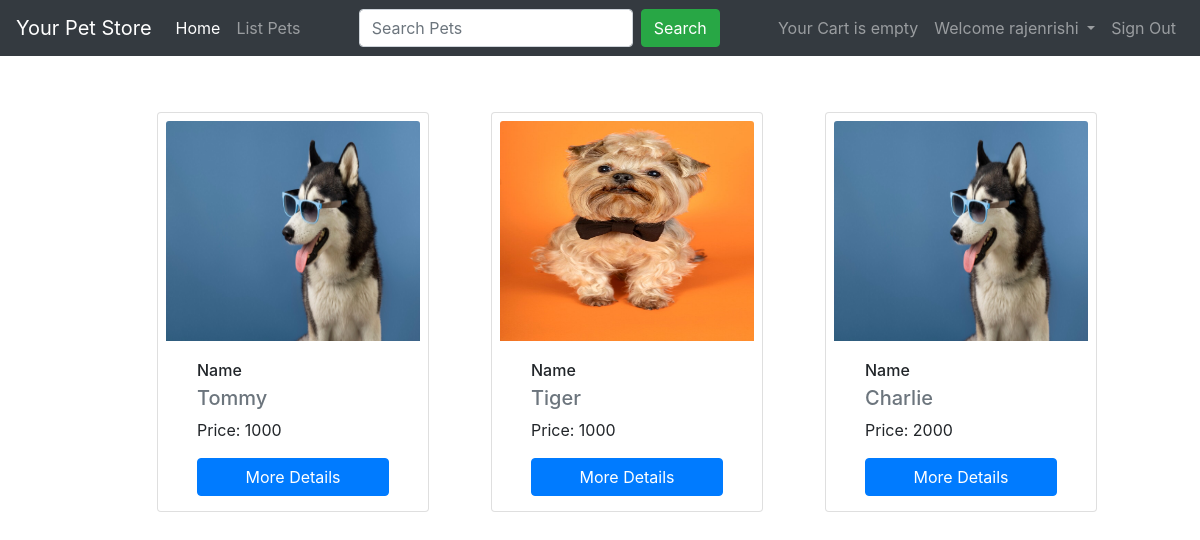
Screenshot of /list_pets (signed in) with the database file from the repository.
### petsapp/models.py (models this page shows, shortened)
class Pet(models.Model):
    name = models.CharField(max_length=10)
    price = models.IntegerField(default=0)
    breed = models.CharField(max_length=10)
    gender = models.CharField(max_length=6, choices=gender)
    description = models.CharField(max_length=200)
    image = models.ImageField(upload_to='media')

### petsapp/views.py (the view)
# urls.py: path('list_pets', views.list_pets, name='list_pets'),
def list_pets(request):
    template_name = 'list.html'
    pets = Pet.objects.all()
    context = collect_cart_details(request)
    context['pets'] = pets
    return render(request, template_name, context=context)

### petsapp/views.py (called while the page is built)
def collect_cart_details(request):
    cart_items_list = CartItem.objects.filter(customer__user=request.user)
    qty_list = [n for n in range(1, 6)]
    all_items_price = 0
    for item in cart_items_list:
        item.item_price = item.quantity * item.pet.price
        all_items_price = all_items_price + item.item_price
    context = {
        'cart': cart_items_list,
        'total_price': all_items_price,
        'qty_list': qty_list
    }
    return context

### petsapp/templates/list.html
{% extends 'base.html' %}
{% block list_pets %}
    <div class="row row-cols-3 justify-content-start justify-content-evenly">
        {% for pet in pets %}
        <div class="col-auto m-3">
            <div class="card align-items-center p-2" style="width:17rem;height:25rem;">
                <img src="{{ pet.image.url }}" width="170" height="220" class="card-img-top" alt="...">
                <div class="card-body">
                    <h6 class="card-title">Name</h6>
                    <h5 class="card-subtitle mb-2 text-muted">{{ pet.name }}</h5>
                    <p class="card-text">Price: {{ pet.price }}</p>
                    <a href="{% url 'pet_detail' pet.id %}" style="width: 12rem;" class="btn btn-primary">More Details</a>
                </div>
            </div>
        </div>
        {% empty %}
            <h3 class="card-title">Pets are not available at this time!</h3>
        {% endfor %}
    </div>
{% endblock %}

### petsapp/templates/base.html (shortened to what this page needs)
<!DOCTYPE html>
<html lang="en" dir="ltr">
    <head>
    <link rel="stylesheet" href="https://maxcdn.bootstrapcdn.com/font-awesome/4.7.0/css/font-awesome.min.css">
    <link rel="stylesheet" href="https://cdn.jsdelivr.net/npm/bootstrap@4.6.1/dist/css/bootstrap.min.css">
    <link rel="stylesheet" href="https://allyoucan.cloud/cdn/icofont/1.0.1/icofont.css">
    </head>
    <body>
        <div class="container-fluid md-5">
            <nav class="navbar navbar-expand-md bg-dark navbar-dark fixed-top">
                <a href="#" class="navbar-brand">Your Pet Store</a>
                <div class="collapse navbar-collapse justify-content-between" id="navbarCollapse">
                    <div class="navbar-nav">
                        <a href="{% url 'list_pets' %}" class="nav-item nav-link active">Home</a>
                        <a href="{% url 'list_pets' %}" class="nav-item nav-link">List Pets</a>
                    </div>
                    <div class="navbar-nav">
                        <form action="{% url 'search_pets' %}" method="get" class="d-flex">
                            <input id="q" name="q" class="form-control me-2" type="search" placeholder="Search Pets">
                            <button class="ml-2 btn btn-success" type="submit">Search</button>
                        </form>
                    </div>
                    <div class="navbar-nav">
                        <div class="nav-item nav-link">
                        {% with total_items=cart|length %}
                            {% if total_items > 0 %}
                                Your Cart:&nbsp
                                <a href="{% url 'cart_items' %}">
                                    {{total_items}} Item{{total_items|pluralize}}&nbsp
                                    Rs {{ total_price }}
                                </a>
                            {% else %}
                                Your Cart is empty
                            {% endif %}
                        {% endwith %}
                        </div>
                        {% if request.user.is_authenticated %}
                            <div class="nav-item dropdown">
                                <a class="nav-link dropdown-toggle" href="#" id="navbarDropdown" role="button" data-toggle="dropdown" aria-haspopup="true" aria-expanded="false">
                                Welcome {{ request.user }}
                                </a>
                            </div>
                            <a href="{% url 'logout' %}" class="nav-item nav-link">  Sign Out   </a>
                        {% else %}
                            <a href="{% url 'register' %}" class="nav-item nav-link"> Sign Up</a>
                            <a href="{% url 'login' %}" class="nav-item nav-link">  Sign In   </a>
                        {% endif %}
                    </div>
                </div>
            </nav>
        </div>
        <div class="container p-5">
        <div>
        <div class="container m-5">
            {% block list_pets %}
            {% endblock %}
        </div>
    </body>
</html>

### rows the page displays
Pet: image (picture), name "Tommy", price "1000"
Pet: image (picture), name "Tiger", price "1000"
Pet: image (picture), name "Charlie", price "2000"

### other values shown
{{ request.user }} "rajenrishi"
